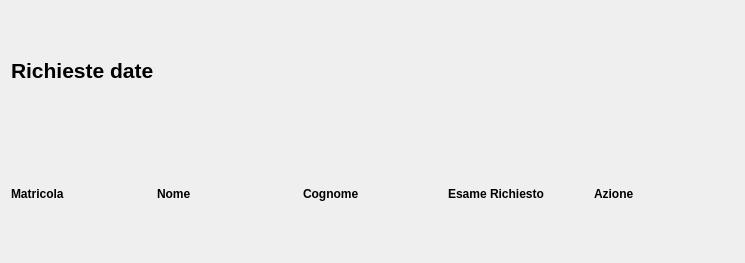
<?xml version="1.0" encoding="UTF-8"?>
<ui version="4.0">
 <class>InoltraPrenotazione</class>
 <widget class="QDialog" name="InoltraPrenotazione">
  <property name="geometry">
   <rect>
    <x>0</x>
    <y>0</y>
    <width>745</width>
    <height>263</height>
   </rect>
  </property>
  <property name="windowTitle">
   <string>StudiSync - Segreteria Incoltra Prenotazione</string>
  </property>
  <layout class="QGridLayout" name="gridLayout">
   <item row="1" column="2">
    <widget class="QLabel" name="label_3">
     <property name="font">
      <font>
       <bold>true</bold>
      </font>
     </property>
     <property name="text">
      <string>Cognome</string>
     </property>
    </widget>
   </item>
   <item row="1" column="4">
    <widget class="QLabel" name="label_7">
     <property name="font">
      <font>
       <bold>true</bold>
      </font>
     </property>
     <property name="text">
      <string>Azione</string>
     </property>
    </widget>
   </item>
   <item row="1" column="1">
    <widget class="QLabel" name="label_2">
     <property name="font">
      <font>
       <bold>true</bold>
      </font>
     </property>
     <property name="text">
      <string>Nome</string>
     </property>
    </widget>
   </item>
   <item row="1" column="3">
    <widget class="QLabel" name="label_5">
     <property name="font">
      <font>
       <bold>true</bold>
      </font>
     </property>
     <property name="text">
      <string>Esame Richiesto</string>
     </property>
    </widget>
   </item>
   <item row="1" column="0">
    <widget class="QLabel" name="label">
     <property name="font">
      <font>
       <bold>true</bold>
      </font>
     </property>
     <property name="text">
      <string>Matricola</string>
     </property>
    </widget>
   </item>
   <item row="0" column="0" colspan="4">
    <widget class="QLabel" name="label_4">
     <property name="font">
      <font>
       <pointsize>16</pointsize>
       <bold>true</bold>
      </font>
     </property>
     <property name="styleSheet">
      <string notr="true">text-align:center</string>
     </property>
     <property name="text">
      <string>Richieste date </string>
     </property>
    </widget>
   </item>
  </layout>
 </widget>
 <resources/>
 <connections/>
</ui>
